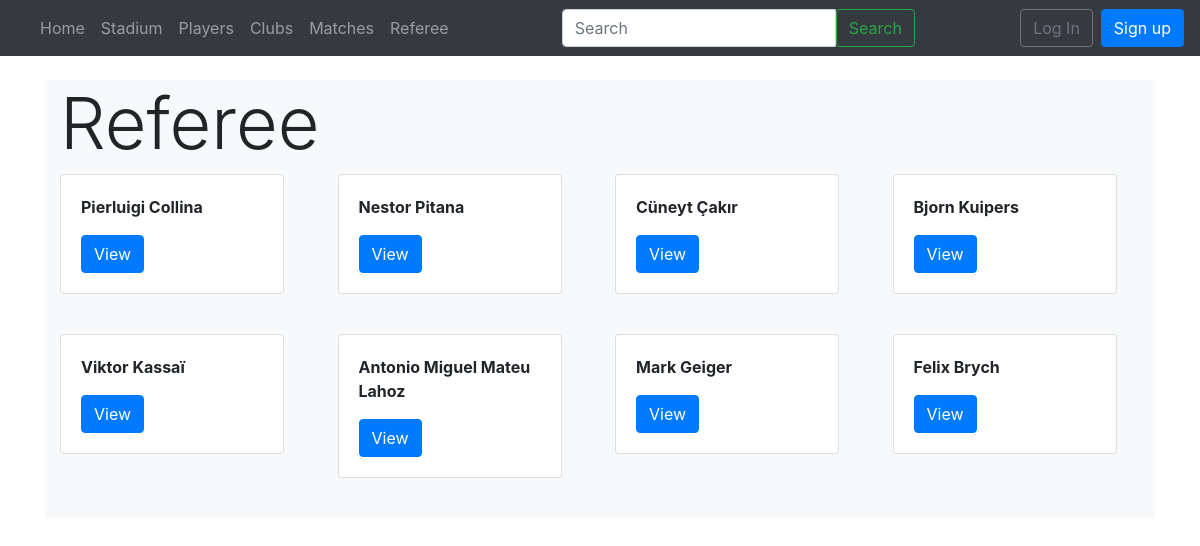
Screenshot of /players/refree/ with the database file from the repository.
### players/models.py (models this page shows, shortened)
class refree(models.Model):
    rname = models.CharField(max_length=120)
    rimage = models.ImageField(upload_to=upload_image_path, null=True, blank=True)
    rage = models.PositiveIntegerField(null=True, blank=True)
    dob=models.CharField(max_length=120)
    city=models.CharField(max_length=120)

### players/views.py (the view)
# urls.py: path('refree/', refreeListView.as_view(), name='refree_list'),
class refreeListView(ListView):
    model = refree
    template_name = 'refree_list.html'
    def get_context_data(self, **kwargs):
        context = super(refreeListView, self).get_context_data(**kwargs)
        q = refree.objects.all()
        context['object_list'] = q
        return context

### templates/refree_list.html (shortened to what this page needs)
{% extends 'base.html' %}
{% load static %}
{% block content %}
<div class="container-fluid bg-light">
<h2 class="display-3"> Referee </h2>
  <div class="row">
        {% for player in object_list %}
          <div class='col-md-6 col-sm-12 col-lg-3' style="padding-bottom:40px">
          <div class="card" style="width: 14rem; ">
              <div class="card-body">
  							<p class="font-weight-bold">{{player.rname}}</p>
                <a href="{% url 'refree_detail' player.pk %}" class="btn btn-primary">View</a>
              </div>
          </div>
          </div>
        {% endfor %}
</div>
</div>
{% endblock content %}

### rows the page displays
refree: rname "Pierluigi Collina"
refree: rname "Nestor Pitana"
refree: rname "Cüneyt Çakır"
refree: rname "Bjorn Kuipers"
refree: rname "Viktor Kassaï"
refree: rname "Antonio Miguel Mateu Lahoz"
refree: rname "Mark Geiger"
refree: rname "Felix Brych"
